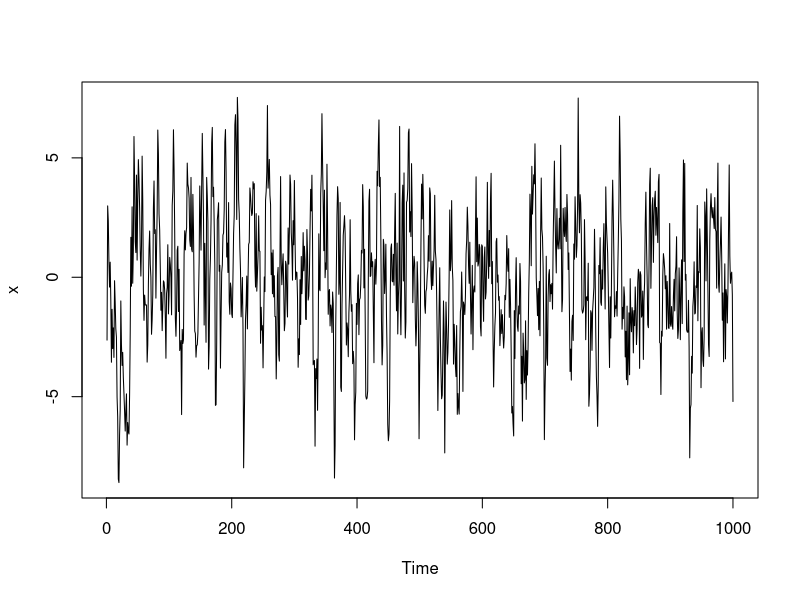

Generate this figure with R:
#install.packages("ggplot2")
library('ggplot2')
library('forecast')
library('tseries')
set.seed(1234)
require(graphics)
x <- arima.sim(
  model = list(ar = 0.7),
  n = 1000,
  innov = rnorm(1000, sd = 2)
)
plot(x)
